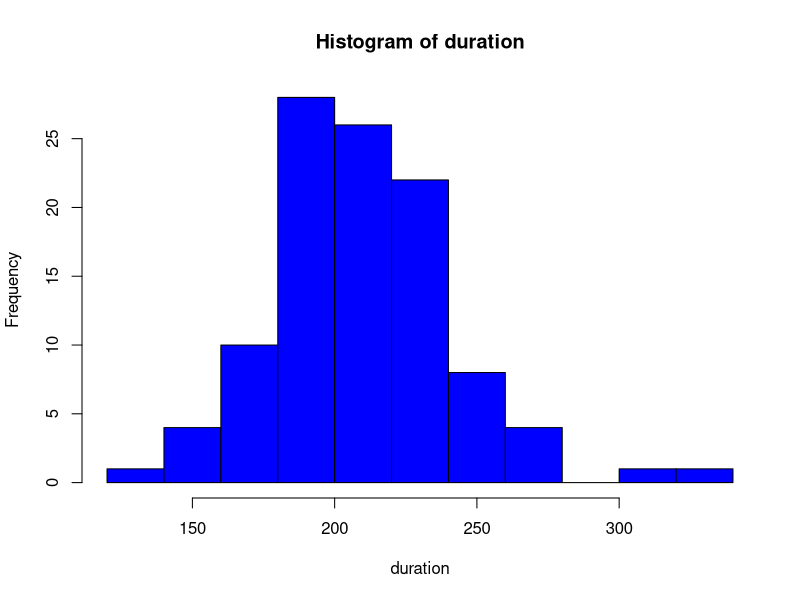

The R script that drew this image: (Note: this script raises an error after producing the figure.)
# Compare Python code and R code for Class Presentation.
dur <- read.csv("duration.csv", sep = ";")
attach(dur)
hist(duration, col="blue")
plot(duration~experiment, col="blue")
mean(duration)
sd(duration)
var(duration)
summary(duration)
tapply(duration,experiment,mean)
sd(duration)
sqrt(mean(abs(duration-mean(duration))^2))